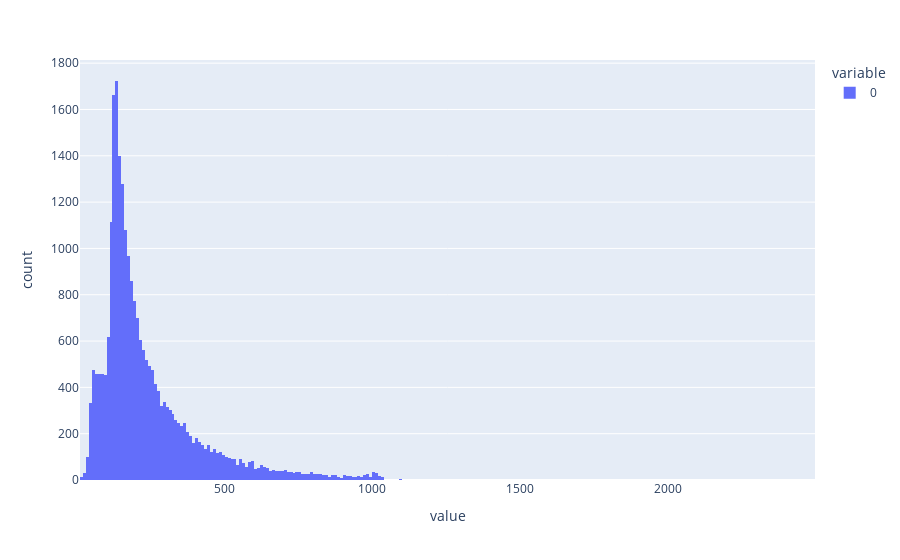

Notebook cell for this chart:
### Code cell
#GRU Gated Recurrent Unit

import tensorflow as tfds
from tensorflow import keras
from tensorflow.keras.preprocessing.sequence import pad_sequences
from tensorflow.keras.models import Sequential
from tensorflow.keras.layers import Embedding, GlobalAveragePooling1D, Dense
from sklearn.model_selection import train_test_split
from tensorflow.keras import datasets

(x_train, y_train), (x_test, y_test) = datasets.imdb.load_data(num_words=25000)

import plotly.express as px
review_len = [len(review) for review in x_train]
fig = px.histogram(review_len)
fig.show()

x_train = pad_sequences(sequences=x_train, maxlen=256)
x_test = pad_sequences(sequences=x_test, maxlen=256)

### Figure 1 — Plotly figure (JSON) as saved in the notebook; plotly's stock layout.template omitted (floating-point values rounded to 4 significant figures; data arrays with more than 128 entries replaced by an {"elided": "..."} marker saying what was removed)
{"data": [{"alignmentgroup": "True", "bingroup": "x", "hovertemplate": "variable=0<br>value=%{x}<br>count=%{y}<extra></extra>", "legendgroup": "0", "marker": {"color": "#636efa", "pattern": {"shape": ""}}, "name": "0", "offsetgroup": "0", "orientation": "v", "showlegend": true, "type": "histogram", "x": {"elided": "25000 int values"}, "xaxis": "x", "yaxis": "y"}], "layout": {"barmode": "relative", "legend": {"title": {"text": "variable"}, "tracegroupgap": 0}, "margin": {"t": 60}, "xaxis": {"anchor": "y", "domain": [0, 1], "title": {"text": "value"}}, "yaxis": {"anchor": "x", "domain": [0, 1], "title": {"text": "count"}}}}
